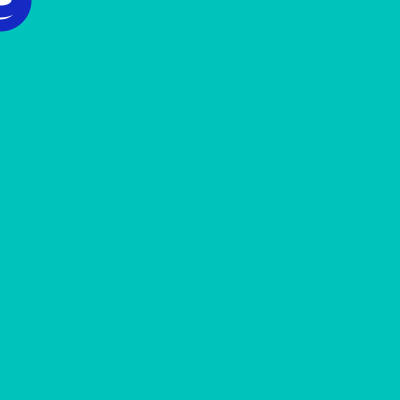
Frame 1 (no input)
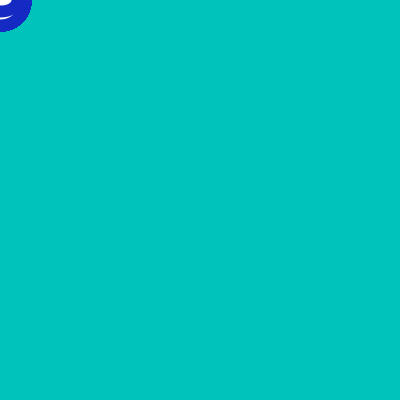
Frame 60 (the mouse pressed at the canvas centre just before this capture)
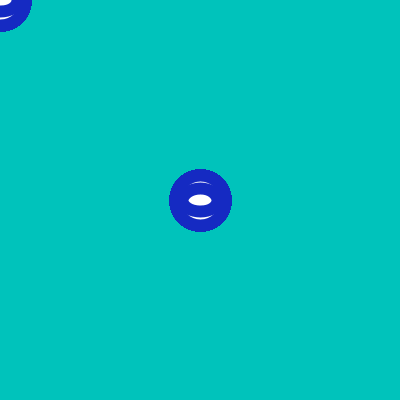
Frame 120 (the mouse held since frame 60 and released just before this capture)

The Processing sketch that drew these frames (run headless with seeded random() and noise(); from frame 60 on, the mouse is pressed at the canvas centre):

// Processing sketch: processing_176940
// ── processing_176940.pde

// Ampelschaltung
// 12.12.2014

/*Aufgabenstellung
Entwickle ein Programm, das eine Ampel simuliert. Processing zeichnet standardmaessig 60 Bilder pro Sekunde. Mittels des frameRate(n) Befehls kannst du diese Zahl Ã¤ndern.*/

int vergangeneZeit=0;

void setup()
{
size(400,400);
background(0,195,187);
}

void draw()
{
strokeWeight (12);
stroke (21,42,194);
ellipse (mouseX, mouseY, 50,50);
ellipse (mouseY, mouseX, 35,23);
}
